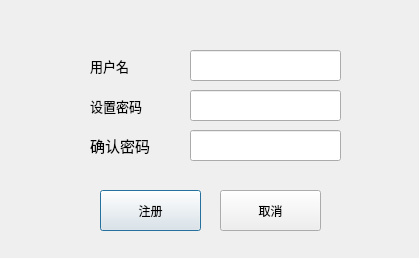
<?xml version="1.0" encoding="UTF-8"?>
<ui version="4.0">
 <class>Register</class>
 <widget class="QDialog" name="Register">
  <property name="geometry">
   <rect>
    <x>0</x>
    <y>0</y>
    <width>419</width>
    <height>258</height>
   </rect>
  </property>
  <property name="windowTitle">
   <string>Dialog</string>
  </property>
  <widget class="QPushButton" name="regButton">
   <property name="geometry">
    <rect>
     <x>100</x>
     <y>190</y>
     <width>101</width>
     <height>41</height>
    </rect>
   </property>
   <property name="text">
    <string>注册</string>
   </property>
  </widget>
  <widget class="QPushButton" name="returnButton">
   <property name="geometry">
    <rect>
     <x>220</x>
     <y>190</y>
     <width>101</width>
     <height>41</height>
    </rect>
   </property>
   <property name="text">
    <string>取消</string>
   </property>
  </widget>
  <widget class="QLabel" name="label">
   <property name="geometry">
    <rect>
     <x>90</x>
     <y>50</y>
     <width>51</width>
     <height>31</height>
    </rect>
   </property>
   <property name="font">
    <font>
     <family>宋体</family>
     <pointsize>10</pointsize>
     <weight>50</weight>
     <bold>false</bold>
    </font>
   </property>
   <property name="text">
    <string>用户名</string>
   </property>
  </widget>
  <widget class="QLabel" name="label_2">
   <property name="geometry">
    <rect>
     <x>90</x>
     <y>90</y>
     <width>71</width>
     <height>31</height>
    </rect>
   </property>
   <property name="font">
    <font>
     <family>宋体</family>
     <pointsize>10</pointsize>
     <weight>50</weight>
     <bold>false</bold>
    </font>
   </property>
   <property name="text">
    <string>设置密码</string>
   </property>
  </widget>
  <widget class="QLabel" name="label_3">
   <property name="geometry">
    <rect>
     <x>90</x>
     <y>130</y>
     <width>81</width>
     <height>31</height>
    </rect>
   </property>
   <property name="font">
    <font>
     <family>宋体</family>
     <pointsize>11</pointsize>
     <weight>50</weight>
     <bold>false</bold>
    </font>
   </property>
   <property name="text">
    <string>确认密码</string>
   </property>
  </widget>
  <widget class="QLineEdit" name="nameInput">
   <property name="geometry">
    <rect>
     <x>190</x>
     <y>50</y>
     <width>151</width>
     <height>31</height>
    </rect>
   </property>
   <property name="font">
    <font>
     <family>Segoe UI</family>
     <pointsize>11</pointsize>
     <weight>50</weight>
     <bold>false</bold>
    </font>
   </property>
  </widget>
  <widget class="QLineEdit" name="pwdInput">
   <property name="geometry">
    <rect>
     <x>190</x>
     <y>90</y>
     <width>151</width>
     <height>31</height>
    </rect>
   </property>
   <property name="font">
    <font>
     <family>Segoe UI</family>
     <pointsize>11</pointsize>
     <weight>50</weight>
     <bold>false</bold>
    </font>
   </property>
  </widget>
  <widget class="QLineEdit" name="pwdCfm">
   <property name="geometry">
    <rect>
     <x>190</x>
     <y>130</y>
     <width>151</width>
     <height>31</height>
    </rect>
   </property>
   <property name="font">
    <font>
     <family>Segoe UI</family>
     <pointsize>11</pointsize>
     <weight>50</weight>
     <bold>false</bold>
    </font>
   </property>
  </widget>
 </widget>
 <resources/>
 <connections/>
</ui>
